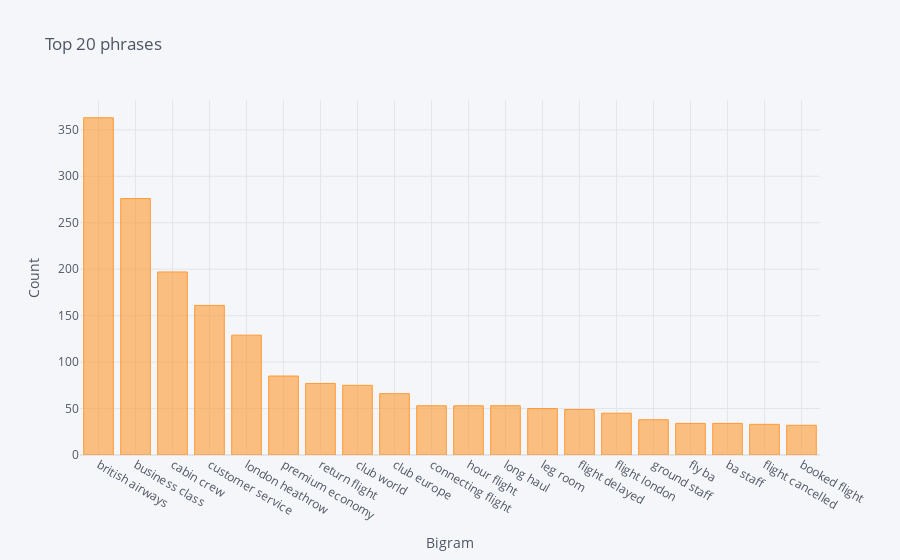

Here is the notebook cell this chart was saved with:
### Code cell
df1 = pd.DataFrame(words, columns = ['Bigram' , 'Frequency'])
df1 = df1.set_index('Bigram')
df1.iplot(kind='bar', xTitle='Bigram', yTitle='Count', title='Top 20 phrases')

### Figure 1 — Plotly figure (JSON) as saved in the notebook; plotly's stock layout.template omitted (floating-point values rounded to 4 significant figures)
{"data": [{"marker": {"color": "rgba(255, 153, 51, 0.6)", "line": {"color": "rgba(255, 153, 51, 1.0)", "width": 1}}, "name": "Frequency", "orientation": "v", "text": "", "x": ["british airways", "business class", "cabin crew", "customer service", "london heathrow", "premium economy", "return flight", "club world", "club europe", "connecting flight", "hour flight", "long haul", "leg room", "flight delayed", "flight london", "ground staff", "fly ba", "ba staff", "flight cancelled", "booked flight"], "y": [363, 276, 197, 161, 129, 85, 77, 75, 66, 53, 53, 53, 50, 49, 45, 38, 34, 34, 33, 32], "type": "bar"}], "layout": {"legend": {"bgcolor": "#F5F6F9", "font": {"color": "#4D5663"}}, "paper_bgcolor": "#F5F6F9", "plot_bgcolor": "#F5F6F9", "title": {"font": {"color": "#4D5663"}, "text": "Top 20 phrases"}, "xaxis": {"gridcolor": "#E1E5ED", "showgrid": true, "tickfont": {"color": "#4D5663"}, "title": {"font": {"color": "#4D5663"}, "text": "Bigram"}, "zerolinecolor": "#E1E5ED", "type": "category", "range": [-0.5, 19.5], "autorange": true}, "yaxis": {"gridcolor": "#E1E5ED", "showgrid": true, "tickfont": {"color": "#4D5663"}, "title": {"font": {"color": "#4D5663"}, "text": "Count"}, "zerolinecolor": "#E1E5ED", "type": "linear", "range": [0, 382.1], "autorange": true}, "autosize": true}}
